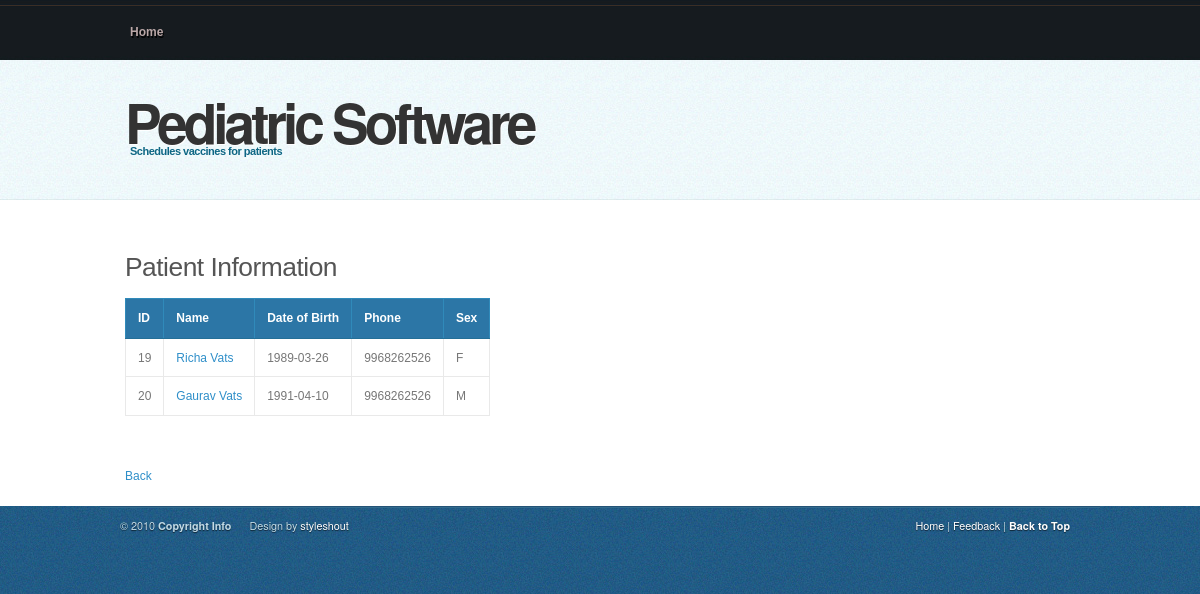
Before: /show.php with the older database file.
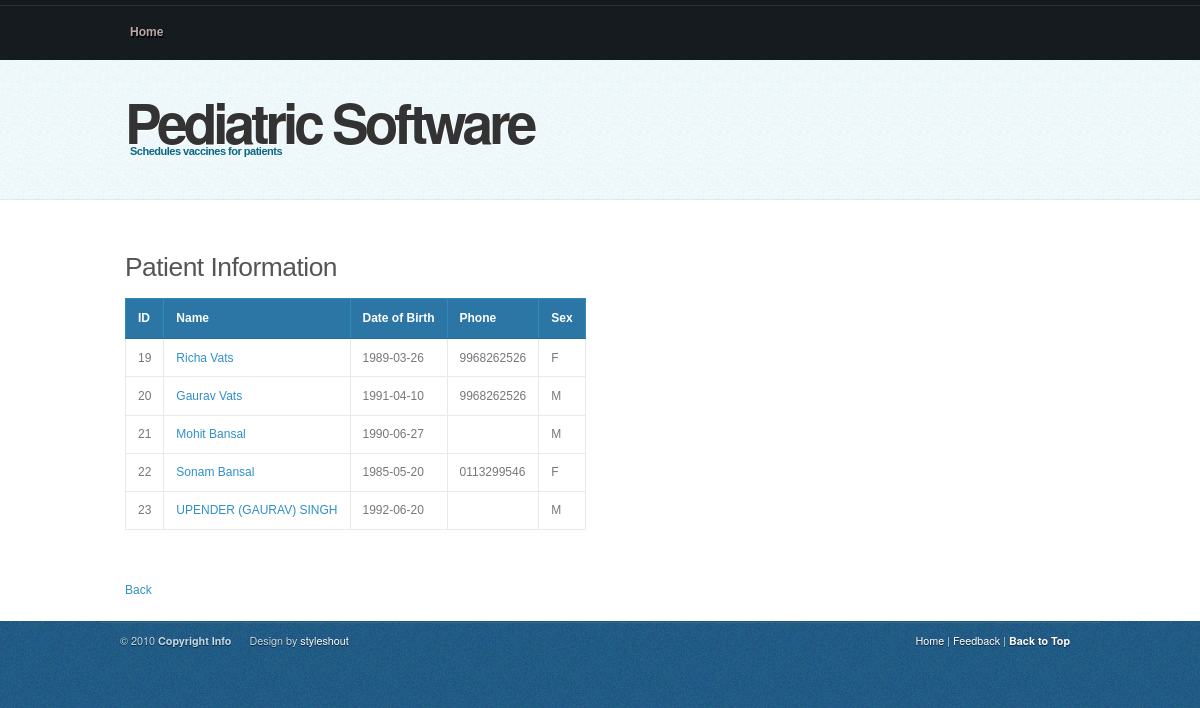
After: the same page with the newer database file.
### tables this page shows
CREATE TABLE IF NOT EXISTS `patients` (
  `id` int(11) NOT NULL AUTO_INCREMENT,
  `id_dob` varchar(6) NOT NULL,
  `name` varchar(25) NOT NULL,
  `first_name` varchar(25) NOT NULL,
  `middle_name` varchar(25) DEFAULT NULL,
  `last_name` varchar(25) NOT NULL,
  `father_name` varchar(25) DEFAULT NULL,
  `father_occ` varchar(25) DEFAULT NULL,
  `mother_name` varchar(25) DEFAULT NULL,
  `mother_occ` varchar(25) DEFAULT NULL,
  `address` varchar(100) DEFAULT NULL,
  `sibling` int(11) NOT NULL DEFAULT '0',
  `pin` varchar(6) DEFAULT NULL,
  `res_phone` varchar(10) DEFAULT NULL,
  `office_phone` varchar(10) DEFAULT NULL,
  `dob` date NOT NULL,
  `email` varchar(100) DEFAULT NULL,
  `phone` varchar(15) DEFAULT NULL,
  `sex` enum('M','F') NOT NULL DEFAULT 'M',
  `born_at` varchar(25) DEFAULT NULL,
  `mode_of_delivery` enum('Normal','Caesarean','Forceps','Vacuum') DEFAULT 'Normal',
  `birth_weight` varchar(10) DEFAULT NULL,
  `comp_preg` varchar(25) DEFAULT 'No',
  `comp_deli` varchar(25) DEFAULT 'No',
  `cry_birth` varchar(25) DEFAULT 'Yes',
  `admit_hospital` varchar(25) DEFAULT 'No',
  `injury_child` varchar(25) DEFAULT 'No',
  `prev_surgery` varchar(25) DEFAULT 'No',
  `allergy_child` varchar(25) DEFAULT 'No',
  `other_info` varchar(25) DEFAULT 'No',
  `diabetes` varchar(25) DEFAULT 'No',
  `asthma` varchar(25) DEFAULT 'No',
  `cardiac` varchar(25) DEFAULT 'No',
  `hypertension` varchar(25) DEFAULT 'No',
  `tuberculosis` varchar(25) DEFAULT 'No',
  `other_fam_history` varchar(25) DEFAULT 'No',
  `breast_feed_month` varchar(10) DEFAULT NULL,
  `solid_month` varchar(10) DEFAULT NULL,
  PRIMARY KEY (`id`)
);

### show.php (the view)
<?php include('header.php'); ?>
<h3>Patient Information</h3>
<table>
	<tbody>
		<tr>
			<th>ID</th>
			<th>Name</th>
			<th>Date of Birth</th>
			<th>Phone</th>
			<th>Sex</th>
		</tr>
		<?php $result = mysql_query("SELECT * FROM patients WHERE 1");
		while($row = mysql_fetch_assoc($result))
		{
			echo "<tr>";
			echo "<td>".$row['id']."</td>";
			echo "<td><a href=edit-sched.php?id=".$row['id'].">";
			echo $row['name'];
			echo "</a></td>";
			echo "<td>".$row['dob']."</td>";
			echo "<td>".$row['phone']."</td>";
			echo "<td>".$row['sex']."</td>";
			echo "</tr>";
		}
		?>
	</tbody>
</table>
<?php include('footer.php'); ?>

### header.php (shortened to what this page needs)
<!DOCTYPE html>
<head>
<?php
$currentFile = $_SERVER["SCRIPT_NAME"];
$parts = Explode('/', $currentFile);
$currentFile = $parts[count($parts) - 1];
?>
<link rel="stylesheet" type="text/css" media="screen" href="css/screen.css" />
<link type="text/css" href="css/ui-lightness/jquery-ui-1.8.21.custom.css" rel="stylesheet" />
</head>
<body>
<div id="header-wrap"><div id="header">
	<h1 id="logo-text"><a href="index.php" title="">Pediatric Software</a></h1>
	<p id="slogan">Schedules vaccines for patients</p>
	<div  id="nav">
		<ul>
			<li <?php if($currentFile=="index.php") { ?> id="current" <?php }?>><a href="index.php">Home</a></li>
		</ul>
	</div>
</div></div>
<div id="content-wrap" class="clear" >
   <div id="content">
	   <div id="main">

### footer.php
<div style="margin:50px 0 0 25px;"><a href="javascript:history.go(-1);">Back</a></div>
		</div>
	</div>
</div>
<div id="footer-bottom">
	<p class="bottom-left">
		&copy; 2010 <strong>Copyright Info</strong>&nbsp; &nbsp; &nbsp;
		Design by <a href="http://www.styleshout.com/">styleshout</a>
	</p>
	<p class="bottom-right">
		<a href="index.php">Home</a> |
		<a href="mailto:apoorvumang@gmail.com?subject=Feedback">Feedback</a> |
      <strong><a href="#top">Back to Top</a></strong>
   </p>
</div>
</body>
</html>

### css/coolblue.css (style rules this page uses)
body { font: 12px/170% 'Lucida Grande', 'Lucida Sans Unicode', Geneva, Verdana, Sans-Serif; color: #777; margin: 0; padding: 0; background: url(../images/bg.jpg); }
a:link, a:visited { text-decoration: none; color: #2f8fc9; }
h1, h2, h3, h4 { font: bold 1em/1.5em 'Lucida Grande', 'Lucida Sans Unicode', Geneva, Verdana, Sans-Serif; color: #555; margin: 8px 25px; }
h1 { font-size: 3.7em; font-weight: normal; letter-spacing: -2px; }
h3 { font-size: 2.2em; font-weight: normal; letter-spacing: -0.5px; padding-top: 15px; }
ul, ol { margin: 10px 25px; padding: 0 20px; }
ul { list-style: disc; }
p, dl { margin: 10px 25px; }
strong { font-weight: bold; }
table { border-collapse: collapse; margin: 10px 25px; }
tr { background: #FFF; }
th, td { text-align: left; border-width: 1px; border-style: solid; }
th { padding: .8em 1em; background: #2C76A6; border-color: #308ABA #308ABA #246F97 #308ABA; color: #fff; font-weight: bold; }
td { border-color: #E9E9E9; padding: .7em 1em; }
#header-wrap { float: left; height: 200px; width: 100%; background: url(../images/header-bg.jpg) repeat-x; }
#header { position: relative; margin: 0 auto; width: 1000px; }
#header h1#logo-text { margin: 0; padding: 0; }
#header h1#logo-text a { position: absolute; margin: 0; padding: 0 5px 0 0; font: bold 55px 'Trebuchet MS', 'Helvetica Neue', Arial, Sans-Serif; letter-spacing: -4px; color: #333; text-decoration: none; top: 82px; left: 25px; }
#header p#slogan { position: absolute; margin: 0; padding: 0 5px 0 0; font-family: 'Lucida Grande', 'Lucida Sans Unicode', Geneva, Verdana, Sans-Serif; font-weight: bold; font-size: 11px; line-height: 1.8em; font-style: normal; letter-spacing: -.5px; color: #0d6684; top: 142px; left: 30px; }
#header #nav { position: absolute; left: 15px; top: 25px; margin: 0; padding: 0; width: 950px; }
#header #nav ul { float: left; list-style: none; margin: 0; padding: 0; height: 45px; }
#header #nav ul li { float: left; margin: 0; padding: 0; }
#header #nav ul li a { float:left; margin: 0; padding: 0 15px 29px 15px; color: #baa7a7; font: bold 12px 'Lucida Grande', 'Lucida Sans Unicode', Geneva, Verdana, Sans-Serif; }
#content-wrap { clear: both; margin: 0; padding: 0; background: #fff; width: 100%; float: left; }
#content { width: 1000px; margin: 0 auto; padding: 0 0 20px 0; overflow: hidden; }
#main { float: left; margin: 0; padding: 25px 0 0 0; width: 740px; }
#footer-bottom { clear: both; width: 1000px; font-size: .9em; margin: 0 auto; padding-top: 10px; font-family: 'Trebuchet MS', 'Helvetica Neue', Arial, sans-serif; font-size: .9em; color: #C2DBE7; overflow: hidden; background: url(../images/footer-line.gif) repeat-x left top; }
#footer-bottom a { color: #fff; }
#footer-bottom p.bottom-left { float: left; display: inline; margin: 0 0 30px 20px; padding: 0; width: 600px; text-align: left; }
#footer-bottom p.bottom-right { float: right; display: inline; margin: 0 30px 30px 0; padding: 0; width: 320px; text-align: right; }
.clear { display:inline-block; }
.clear:after { display:block; visibility:hidden; clear:both; height:0; content: " "; }

### css/enhancements.css (style rules this page uses)
#header h1#logo-text a { text-shadow: 1px 1px 0 #fff; }
#header #nav ul, #header p#rss a { text-shadow: 1px 2px 0 rgba(0,0,0,0.9); }
#footer-outer, #footer-bottom { text-shadow: 0 1px 1px rgba(0, 0, 0, 0.6); }

Changed rows visible on the page:
added patients: id "21", name "Mohit Bansal", dob "1990-06-27", sex "M"
added patients: id "22", name "Sonam Bansal", dob "1985-05-20", phone "0113299546", sex "F"
added patients: id "23", name "UPENDER (GAURAV) SINGH", dob "1992-06-20", sex "M"
